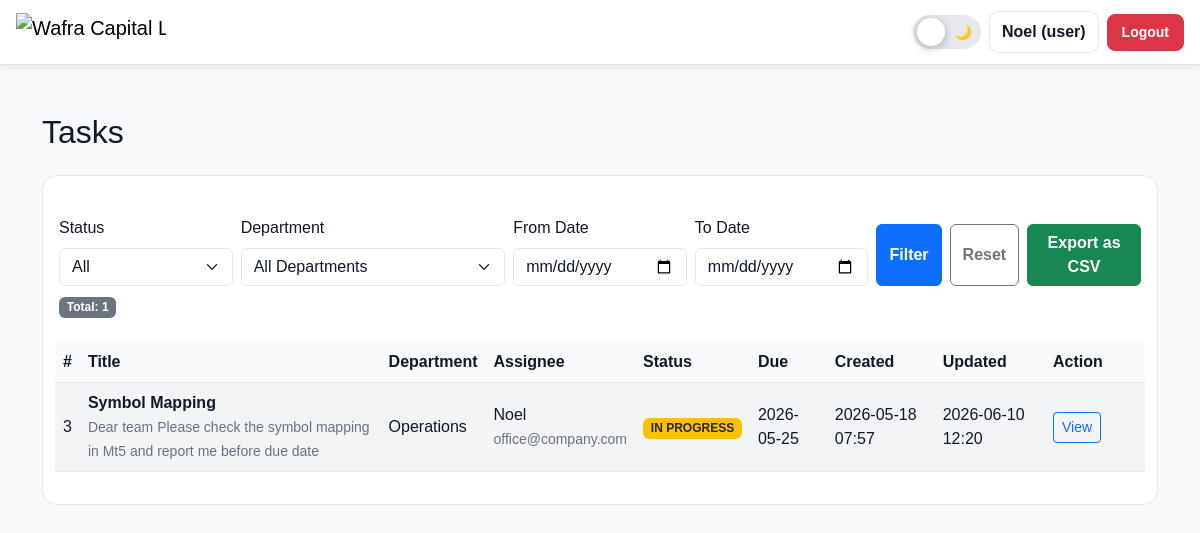
Page / (signed in) on the committed database.
### app.py (models this page shows, shortened)
class User(UserMixin, db.Model):
    id = db.Column(db.Integer, primary_key=True)
    name = db.Column(db.String(120), nullable=False)
    email = db.Column(db.String(255), unique=True, nullable=False, index=True)
    password_hash = db.Column(db.String(255), nullable=False)
    role = db.Column(db.String(20), default="user")  # user, admin, superadmin
    is_active_user = db.Column(db.Boolean, default=True)
    department_id = db.Column(db.Integer, db.ForeignKey("department.id"), nullable=True)
    department = db.relationship("Department", backref="users")

class Task(db.Model):
    id = db.Column(db.Integer, primary_key=True)
    title = db.Column(db.String(200), nullable=False)
    description = db.Column(db.Text, nullable=True)
    department_id = db.Column(db.Integer, db.ForeignKey("department.id"), nullable=False)
    department = db.relationship("Department", backref="tasks")
    assignee_id = db.Column(db.Integer, db.ForeignKey("user.id"), nullable=False)
    assignee = db.relationship("User", foreign_keys=[assignee_id])
    assigner_id = db.Column(db.Integer, db.ForeignKey("user.id"), nullable=False)
    assigner = db.relationship("User", foreign_keys=[assigner_id])
    due_date = db.Column(db.Date, nullable=True)
    status = db.Column(db.String(20), default="OPEN")
    created_at = db.Column(db.DateTime, default=datetime.utcnow)
    updated_at = db.Column(db.DateTime, default=datetime.utcnow, onupdate=datetime.utcnow)

class Department(db.Model):
    id = db.Column(db.Integer, primary_key=True)
    name = db.Column(db.String(120), unique=True, nullable=False)
    is_active = db.Column(db.Boolean, default=True)

### app.py (the view)
@app.route("/")
@login_required
def index():
    tasks = get_visible_tasks_query().order_by(Task.created_at.desc()).all()
    if current_user.role == "superadmin":
        departments = Department.query.order_by(Department.name).all()
    else:
        departments = Department.query.filter_by(id=current_user.department_id).all()
    return render_template(
        "dashboard.html",
        tasks=tasks,
        departments=departments,
        selected_status="ALL",
        selected_dept=0,
        date_from="",
        date_to=""
    )

### app.py (called while the page is built)
@login_manager.user_loader
def load_user(user_id):
    return User.query.get(int(user_id))

def get_visible_tasks_query():
    query = Task.query
    if current_user.role == "superadmin":
        return query
    if current_user.role == "admin":
        return query.filter(Task.department_id == current_user.department_id)
    return query.filter(
        (Task.assignee_id == current_user.id) |
        (Task.department_id == current_user.department_id)
    )

### templates/dashboard.html (shortened to what this page needs)
{% extends "base.html" %}
{% block content %}
<div class="container mt-4">
    <div class="d-flex justify-content-between align-items-center mb-3">
        <h2>Tasks</h2>
    </div>
    <div class="card mb-3">
        <div class="card-body">
            <form method="GET" action="{{ url_for('filter_tasks') }}" class="row g-2 align-items-end">
                <div class="col-md-2">
                    <label class="form-label">Status</label>
                    <select name="status" class="form-select">
                        <option value="ALL" {% if selected_status == "ALL" %}selected{% endif %}>All</option>
                    </select>
                </div>
                <div class="col-md-3">
                    <label class="form-label">Department</label>
                    <select name="dept" class="form-select">
                        <option value="0">All Departments</option>
                    </select>
                </div>
                <div class="col-md-2">
                    <label class="form-label">From Date</label>
                    <input type="date" name="date_from" class="form-control" value="{{ date_from or '' }}">
                </div>
                <div class="col-md-2">
                    <label class="form-label">To Date</label>
                    <input type="date" name="date_to" class="form-control" value="{{ date_to or '' }}">
                </div>
<div class="col-md-3">
    <label class="form-label fw-semibold d-none d-md-block">&nbsp;</label>
    <div class="d-flex gap-2 align-items-stretch">
        <button type="submit" class="btn btn-primary fw-semibold">
            Filter
        </button>
        <a href="{{ url_for('index') }}" class="btn btn-outline-secondary fw-semibold d-flex align-items-center">
            Reset
        </a>
        <a class="btn btn-success fw-semibold d-flex align-items-center"
           href="{{ url_for('export_tasks_csv', status=selected_status or 'ALL', dept=selected_dept or 0, date_from=date_from or '', date_to=date_to or '') }}">
            Export as CSV
        </a>
    </div>
</div>
    <div class="mb-3">
        <span class="badge bg-secondary">Total: {{ tasks|length }}</span>
    </div>
    <table class="table table-striped table-hover align-middle">
        <thead>
            <tr>
                <th>#</th>
                <th>Title</th>
                <th>Department</th>
                <th>Assignee</th>
                <th>Status</th>
                <th>Due</th>
                <th>Created</th>
                <th>Updated</th>
                <th style="width: 100px;">Action</th>
            </tr>
        </thead>
        <tbody>
            {% for task in tasks %}
            <tr>
                <td>{{ task.id }}</td>
                <td>
                    <strong>{{ task.title }}</strong>
                    {% if task.description %}
                        <br>
                        <small class="text-muted">
                            {{ task.description[:80] }}{% if task.description|length > 80 %}...{% endif %}
                        </small>
                    {% endif %}
                </td>
                <td>{{ task.department.name if task.department else "-" }}</td>
                <td>
                    {{ task.assignee.name if task.assignee else "-" }}
                    {% if task.assignee and task.assignee.email %}
                        <br>
                        <small class="text-muted">{{ task.assignee.email }}</small>
                    {% endif %}
                </td>
                <td>
                    {% if task.status == "COMPLETED" %}
                        <span class="badge bg-success">COMPLETED</span>
                    {% elif task.status == "IN_PROGRESS" %}
                        <span class="badge bg-warning text-dark">IN PROGRESS</span>
                    {% elif task.status == "REJECTED" %}
                        <span class="badge bg-danger">REJECTED</span>
                    {% else %}
                        <span class="badge bg-secondary">OPEN</span>
                    {% endif %}
                </td>
                <td>
                    {% if task.due_date %}
                        {{ task.due_date }}
                    {% else %}
                        <span class="text-muted">-</span>
                    {% endif %}
                </td>
                <td>
                    {{ task.created_at.strftime('%Y-%m-%d %H:%M') if task.created_at else "-" }}
                </td>
                <td>
                    {{ task.updated_at.strftime('%Y-%m-%d %H:%M') if task.updated_at else "-" }}
                </td>
                <td>
                    <a href="{{ url_for('task_view', task_id=task.id) }}" class="btn btn-sm btn-outline-primary">
                        View
                    </a>
                </td>
            </tr>
            {% else %}
            <tr>
                <td colspan="9" class="text-center text-muted py-4">
                    No tasks found.
                </td>
            </tr>
            {% endfor %}
        </tbody>
    </table>
</div>
{% endblock %}

### templates/base.html (shortened to what this page needs)
<!doctype html>
<html lang="en">
<head>
  <link href="https://cdn.jsdelivr.net/npm/bootstrap@5.3.3/dist/css/bootstrap.min.css" rel="stylesheet">
</head>
<body>
<nav class="navbar navbar-expand-lg top-navbar">
  <div class="container-fluid px-3">
    <a class="navbar-brand d-flex align-items-center" href="{{ url_for('index') }}">
      <img
        src="https://wafracapital.ae/testen2/wafracapital/assets/images/logo/logo1-nobg.svg"
        alt="Wafra Capital Logo"
        class="brand-logo"
      >
    </a>
    <div class="collapse navbar-collapse" id="nav">
      {% if current_user.is_authenticated %}
      <div class="d-flex align-items-center gap-2">
        <label class="theme-switch" title="Toggle dark mode">
          <span class="theme-slider">
            <span class="theme-icon sun">☀️</span>
            <span class="theme-icon moon">🌙</span>
          </span>
        </label>
        <span class="navbar-text user-badge">
          {{ current_user.name }} ({{ current_user.role }})
        </span>
        <a class="btn btn-danger btn-sm logout-btn" href="{{ url_for('logout') }}">
          Logout
        </a>
      </div>
      {% endif %}
    </div>
  </div>
</nav>
<main class="container py-4">
  {% block content %}{% endblock %}
</main>
</body>
</html>

### templates/base.html (style rules this page uses)
:root { --app-bg: #f8fafc; --app-text: #111827; --card-bg: #ffffff; --border-color: #e5e7eb; --muted-text: #6b7280; --navbar-bg: #ffffff; --input-bg: #ffffff; --input-text: #111827; --table-head-bg: #f8fafc; --table-row-bg: #ffffff; --table-row-alt: #f3f4f6; }
body { min-height: 100vh; background: var(--app-bg); color: var(--app-text); font-family: Arial, sans-serif; }
.top-navbar { background: var(--navbar-bg); border-bottom: 1px solid var(--border-color); box-shadow: 0 2px 8px rgba(15, 23, 42, 0.08); }
.brand-logo { height: 38px; max-width: 150px; object-fit: contain; }
.user-badge { font-weight: 700; color: var(--app-text); background: var(--card-bg); padding: 8px 12px; border-radius: 10px; border: 1px solid var(--border-color); }
.logout-btn { font-weight: 700; border-radius: 8px; padding: 7px 14px; }
main.container { max-width: 1200px; background: transparent; }
h1, h2, h3, h4, h5, h6, label, strong, th, td, p { color: var(--app-text); }
.card, .modal-content { background: var(--card-bg); color: var(--app-text); border: 1px solid var(--border-color); border-radius: 14px; }
.table { color: var(--app-text); border-color: var(--border-color); }
.table th { background: var(--table-head-bg); color: var(--app-text); border-color: var(--border-color); }
.table td { color: var(--app-text); border-color: var(--border-color); }
.table-striped > tbody > tr:nth-of-type(odd) > * { --bs-table-bg-type: var(--table-row-alt); color: var(--app-text); }
.form-control, .form-select { background-color: var(--input-bg); color: var(--input-text); border-color: var(--border-color); }
.form-control::placeholder { color: var(--muted-text); }
.text-muted { color: var(--muted-text) !important; }
.theme-switch { position: relative; width: 68px; height: 34px; display: inline-block; }
.theme-slider { position: absolute; cursor: pointer; inset: 0; background: #e5e7eb; border-radius: 999px; transition: 0.3s; border: 1px solid var(--border-color); }
.theme-slider::before { content: ""; position: absolute; height: 28px; width: 28px; left: 3px; top: 2px; background: #ffffff; border-radius: 50%; transition: 0.3s; box-shadow: 0 2px 8px rgba(0,0,0,.25); z-index: 2; }
.theme-icon { position: absolute; top: 6px; font-size: 14px; z-index: 1; }
.theme-icon.sun { left: 8px; }
.theme-icon.moon { right: 8px; }

### rows in the picture
User: name "Noel", role "user"
Task: id "3", title "Symbol Mapping", description "Dear team Please check the symbol mapping in Mt5 and report me before due date", department "Operations", assignee "Noel", assignee.email "office@company.com", status "IN PROGRESS", due_date "2026-05-25", created_at "2026-05-18 07:57", updated_at "2026-06-10 12:20"

### other values in the picture
{{ tasks|length }} "1"
